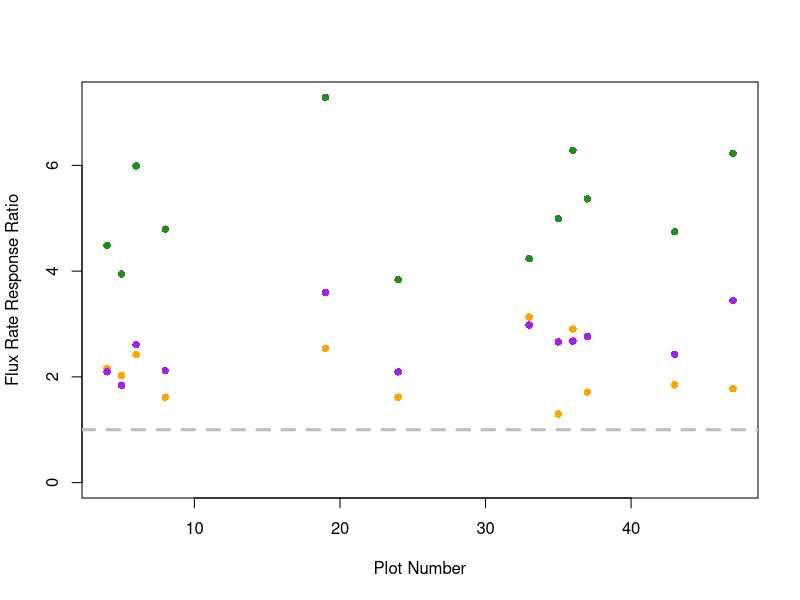
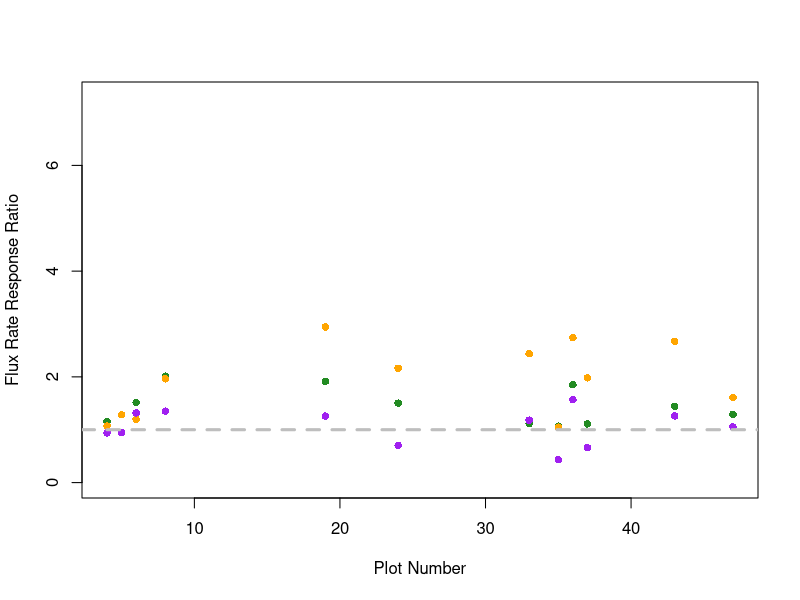
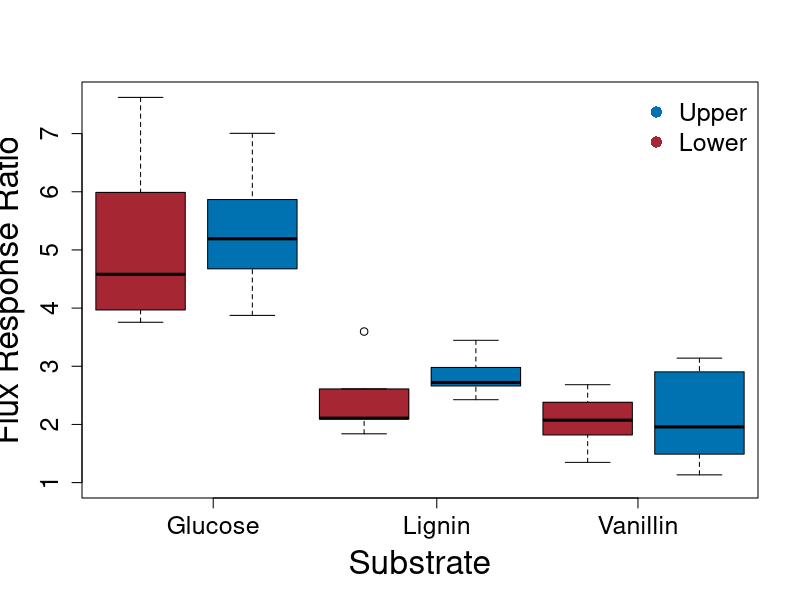
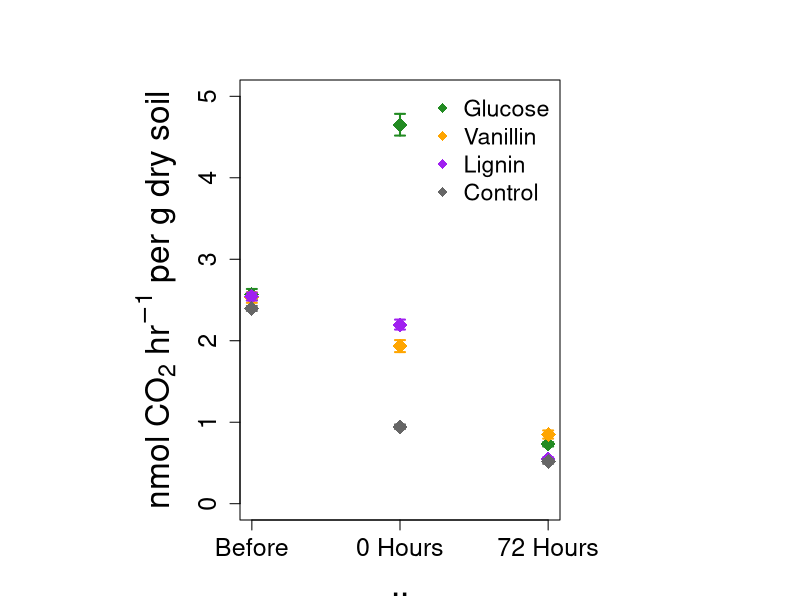
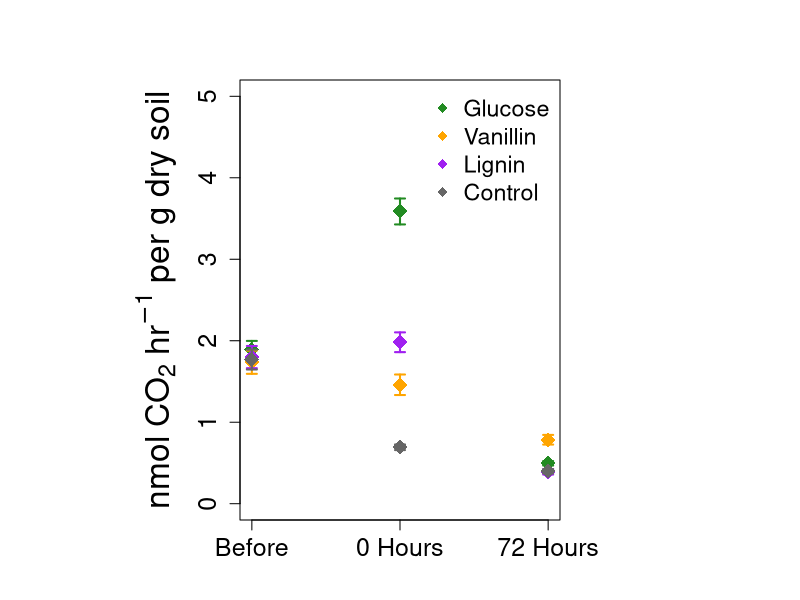

The R source for these figures, in order:

##setting the working directory and loading the data spreadhseet, as well as clling the required packages
setwd("~/Dropbox/Soil Respiration/Substrate Addition Data") #Set network drive, will have to change for your own computer
Flux<-read.csv("2021_11_01_Timesandfluxes.csv", sep=",", header=T) #Name your data file to call it later in the code

head(Flux)
# install.packages("Hmisc")
# install.packages("Matrix")
install.packages("Hmisc")
library(Hmisc)
library(Matrix)



##Combine the separate date and time columns into one which R can easily work with
Flux$Time_1 <- as.POSIXct(paste(Flux$date1, Flux$time1), format="%Y-%m-%d %H:%M")
Flux$Time_2 <- as.POSIXct(paste(Flux$date2, Flux$time2), format="%Y-%m-%d %H:%M")
Flux$Time_3 <- as.POSIXct(paste(Flux$date3, Flux$time3), format="%Y-%m-%d %H:%M")


#Calculate amount of time elapsed during measurements
Flux$TimeInt_0<-as.numeric(as.character(difftime(Flux$Time_1, Flux$Time_1), format="%Y-%m-%d %H:%M")) #Should be a vector full of zeros
Flux$TimeInt_1<-as.numeric(as.character(difftime(Flux$Time_2, Flux$Time_1), format="%Y-%m-%d %H:%M"))
Flux$TimeInt_2<-as.numeric(as.character(difftime(Flux$Time_3, Flux$Time_1), format="%Y-%m-%d %H:%M"))

##Calculate change in C in between measurements
Flux$CInt_0<-(Flux$c1-Flux$c1)
Flux$CInt_1<-(Flux$c2-Flux$c1)
Flux$CInt_2<-(Flux$c3-Flux$c1)


##Assigning a site variable

Flux$Site <-c(rep("Lower", 36), rep("Upper", 36))


##making sub-parts of the larger matrix, first by time relative to addition
BeforeFlux<-subset(Flux, Flux[, "Set"]=="Before")
DuringFlux<-subset(Flux, Flux$Set=="During")
AfterFlux<-subset(Flux, Flux$Set=="After")


###Calculate slope and R2 for all jars - This is calculating the flux rate and a measure of error on that
## for each individual jar used in this experiment.
JarSlope <- numeric(length = length(Flux$CInt_1))
for (i in seq_along(JarSlope)) {
        JarSlope[i] <- coef(lm(unlist(Flux[i,c("CInt_0","CInt_1","CInt_2")])~
                                       unlist(Flux[i,c("TimeInt_0","TimeInt_1","TimeInt_2")]), na.action=na.omit))[2] 
        
}
JarSlope
Flux$JarSlope<-JarSlope

JarR2 <- numeric(length = length(Flux$CInt_1))
for (i in seq_along(JarR2)) {
        JarR2[i] <- summary(lm(unlist(Flux[i,c("CInt_0","CInt_1","CInt_2")])~
                                       unlist(Flux[i,c("TimeInt_0","TimeInt_1","TimeInt_2")]), na.action=na.omit))$r.squared 
        
        
}
JarR2
min(JarR2)
Flux$JarR2<-JarR2

##Find slopes per g of dry soil, and propagate the R2 as error assuming no error on the mass
Flux$Slope_gsoil <- (Flux$JarSlope/Flux$DryMass_g)

Flux$R2_gsoil <- (Flux$JarR2/Flux$DryMass_g) 

##Find slopes in nmol co2 per g of dry soil (per hour)
Flux$molslope <- ((Flux$Slope_gsoil*(4.0874*10^(-4)))*1000)
Flux$R2_mol <- ((Flux$R2_gsoil*(4.0874*10^(-4)))*1000)



##Now find response ratios for the during and after measurements relative to the before measurement for each jar

Flux$Rep <- rep(c(rep(c(1,2),2),1,1),36)

Flux_mean <- aggregate(Flux$molslope, by = data.frame(Flux$Set,Flux$Addition, Flux$Plot), mean, na.rm=T)
head(Flux_mean)
Flux_R2 <- aggregate(Flux$R2_mol, by = data.frame(Flux$Set,Flux$Addition, Flux$Plot), mean, na.rm=T)
head(Flux_R2)
Flux_mean$R2<-Flux_R2$x
Flux_mean$molslope<-Flux_mean$x

Flux_mean_G <- subset(Flux_mean, Flux_mean$Flux.Addition=="G")
Flux_mean_V <- subset(Flux_mean, Flux_mean$Flux.Addition=="V")
Flux_mean_L <- subset(Flux_mean, Flux_mean$Flux.Addition=="L")
Flux_mean_X <- subset(Flux_mean, Flux_mean$Flux.Addition=="X")

Flux_mean_G$SlopeRR <- (Flux_mean_G$molslope/Flux_mean_X$molslope)
Flux_mean_V$SlopeRR <- (Flux_mean_V$molslope/Flux_mean_X$molslope)
Flux_mean_L$SlopeRR <- (Flux_mean_L$molslope/Flux_mean_X$molslope)
Flux_mean_X$SlopeRR <- (Flux_mean_X$molslope/Flux_mean_X$molslope)

##corresponds to supplemental figure X?
plot(Flux_mean_G$Flux.Plot[Flux_mean_G$Flux.Set=="During"], Flux_mean_G$SlopeRR[Flux_mean_G$Flux.Set=="During"], col = "forest green", pch=16,xlab = "Plot Number",ylab = "Flux Rate Response Ratio", ylim=c(0,max(Flux_mean_G$SlopeRR)))
points(Flux_mean_V$Flux.Plot[Flux_mean_V$Flux.Set=="During"], Flux_mean_V$SlopeRR[Flux_mean_V$Flux.Set=="During"], col = "orange", pch=16)
points(Flux_mean_L$Flux.Plot[Flux_mean_L$Flux.Set=="During"], Flux_mean_L$SlopeRR[Flux_mean_L$Flux.Set=="During"], col = "purple", pch=16)
abline(h=1, lty=2, col = "gray", lwd=3)

plot(Flux_mean_G$Flux.Plot[Flux_mean_G$Flux.Set=="After"], Flux_mean_G$SlopeRR[Flux_mean_G$Flux.Set=="After"], col = "forest green", pch=16,xlab = "Plot Number",ylab = "Flux Rate Response Ratio", ylim=c(0,max(Flux_mean_G$SlopeRR)))
points(Flux_mean_V$Flux.Plot[Flux_mean_V$Flux.Set=="After"], Flux_mean_V$SlopeRR[Flux_mean_V$Flux.Set=="After"], col = "orange", pch=16)
points(Flux_mean_L$Flux.Plot[Flux_mean_L$Flux.Set=="After"], Flux_mean_L$SlopeRR[Flux_mean_L$Flux.Set=="After"], col = "purple", pch=16)
abline(h=1, lty=2, col = "gray", lwd=3)



FluxResponseB <- subset(Flux, Flux$Set == "Before")
FluxResponseD <- subset(Flux, Flux$Set == "During")
FluxResponseA <- subset(Flux, Flux$Set == "After")

Fluxduringx <- subset(FluxResponseD, FluxResponseD$Addition=="X")
ControlFlux<-c(rep(Fluxduringx$Slope_gsoil[1],6), rep(Fluxduringx$Slope_gsoil[2],6), rep(Fluxduringx$Slope_gsoil[3],6), rep(Fluxduringx$Slope_gsoil[4],6),
  rep(Fluxduringx$Slope_gsoil[5],6),rep(Fluxduringx$Slope_gsoil[6],6), rep(Fluxduringx$Slope_gsoil[7],6), rep(Fluxduringx$Slope_gsoil[8],6), 
  rep(Fluxduringx$Slope_gsoil[9],6), rep(Fluxduringx$Slope_gsoil[10],6), rep(Fluxduringx$Slope_gsoil[11],6), rep(Fluxduringx$Slope_gsoil[12],6))

FluxResponseB$SlopeRR <- (FluxResponseB$Slope_gsoil/FluxResponseB$Slope_gsoil)

FluxResponseD$SlopeRR <- (FluxResponseD$Slope_gsoil/ControlFlux)

FluxResponseA$SlopeRR <- (FluxResponseA$Slope_gsoil/FluxResponseB$Slope_gsoil)

## This code generates Manuscript Figure 4

boxplot(FluxResponseD$SlopeRR~FluxResponseD$Site*FluxResponseD$Addition, xlim=c(0.7 ,6.3), xaxt="n", xlab="Substrate", ylab="Flux Response Ratio", col=c(rgb(0.65,0.15,0.2), rgb(0,0.447,0.698)), cex.axis=1.5, cex.lab=2)
axis(side=1, at=c(1.65,3.65,5.45), labels=c("Glucose", "Lignin", "Vanillin"), cex.axis=1.5)
legend("topright", c("Upper", "Lower"), col=c(rgb(0, 0.447, 0.698, 1), rgb(0.65, 0.15, 0.2, 1)), pch=16, bty="n", cex=1.5)

##Average duplicates into a new matrix


colnames(Flux)
Flux$Site<-rep((c(rep("Lower", 36), rep("Upper", 36))),3)
Lower = subset(Flux, Flux$Site=="Lower")
Upper = subset(Flux, Flux$Site=="Upper")

pick1<-Lower$Set=="Before"
BeforeLower<-tapply(Lower[pick1,'molslope'], Lower[pick1,"Addition"], mean, na.rm=T)
pick1<-Lower$Set=="During"
DuringLower<-tapply(Lower[pick1,'molslope'], Lower[pick1,"Addition"], mean, na.rm=T)
pick1<-Lower$Set=="After"
AfterLower<-tapply(Lower[pick1,'molslope'], Lower[pick1,"Addition"], mean, na.rm=T)


pick1<-Lower$Set=="Before"
BeforeLower_se<-tapply(Lower[pick1,'molslope'], Lower[pick1,"Addition"], sd, na.rm=T)/sqrt(36)
pick1<-Lower$Set=="During"
DuringLower_se<-tapply(Lower[pick1,'molslope'], Lower[pick1,"Addition"], sd, na.rm=T)/sqrt(36)
pick1<-Lower$Set=="After"
AfterLower_se<-tapply(Lower[pick1,'molslope'], Lower[pick1,"Addition"], sd, na.rm=T)/sqrt(36)

BeforeLower_Upper<-BeforeLower+BeforeLower_se
DuringLower_Upper<-DuringLower+DuringLower_se
AfterLower_Upper<-AfterLower+AfterLower_se

BeforeLower_Lower<-BeforeLower-BeforeLower_se
DuringLower_Lower<-DuringLower-DuringLower_se
AfterLower_Lower<-AfterLower-AfterLower_se

summary<-as.data.frame(rbind(BeforeLower, DuringLower, AfterLower,
      BeforeLower_Upper, DuringLower_Upper, AfterLower_Upper,
      BeforeLower_Lower, DuringLower_Lower, AfterLower_Lower))

summary_means<-summary[1:3,]
summary_UB<-summary[4:6,]
summary_LB<-summary[7:9,]
position=c(1,2,3)

## This code generates two figures - supplementals??

par(mar=c(4,12,4,12))
plot(summary_means$G, ylim=c(0,5), col="forest green", pch=16, xlab = ".." , ylab = expression(paste("", n, "mol ",CO[2]," ",hr^-1," ",per, " ", g, " ", dry, " ", soil, "", sep="")), xaxt="n", cex.axis=1.5, cex.lab=2)
arrows(position, summary_means$G, position, summary_UB$G, angle=90,length=0.05, lwd=2, col="forest green")
arrows(position,summary_means$G, position, summary_LB$G, angle=90,length=0.05, lwd=2, col="forest green")
points(summary_means$G,  col="forest green", pch=18, cex=2)


points(summary_means$V, ylim=c(min(AfterLower_Lower), max(DuringLower_Upper)), col="Orange", pch=16)
arrows(position, summary_means$V, position, summary_UB$V, angle=90,length=0.05, lwd=2, col="orange")
arrows(position,summary_means$V, position, summary_LB$V, angle=90,length=0.05, lwd=2, col="orange")
points(summary_means$V,  col="Orange", pch=18, cex=2)

points(summary_means$L, ylim=c(min(AfterLower_Lower), max(DuringLower_Upper)), col="purple", pch=16)
arrows(position, summary_means$L, position, summary_UB$L, angle=90,length=0.05, lwd=2, col="purple")
arrows(position,summary_means$L, position, summary_LB$L, angle=90,length=0.05, lwd=2, col="purple")
points(summary_means$L,  col="purple", pch=18, cex=2)

points(summary_means$X, ylim=c(min(AfterLower_Lower), max(DuringLower_Upper)), col="gray40", pch=16)
arrows(position, summary_means$X, position, summary_UB$X, angle=90,length=0.05, lwd=2, col="gray40")
arrows(position,summary_means$X, position, summary_LB$X, angle=90,length=0.05, lwd=2, col="gray40")
points(summary_means$X,  col="Gray40", pch=18, cex=2)

legend("topright", c("Glucose", "Vanillin", "Lignin", "Control"), col=c("forest green", "Orange", "purple", "gray40"), pch=18, bty="n", cex=1.4)
axis(1, c("Before", "0 Hours", "72 Hours"), at=c(1,2,3), cex.axis=1.5)

pick1<-Upper$Set=="Before"
BeforeUpper<-tapply(Upper[pick1,'molslope'], Upper[pick1,"Addition"], mean, na.rm=T)
pick1<-Upper$Set=="During"
DuringUpper<-tapply(Upper[pick1,'molslope'], Upper[pick1,"Addition"], mean, na.rm=T)
pick1<-Upper$Set=="After"
AfterUpper<-tapply(Upper[pick1,'molslope'], Upper[pick1,"Addition"], mean, na.rm=T)


pick1<-Upper$Set=="Before"
BeforeUpper_se<-tapply(Upper[pick1,'molslope'], Upper[pick1,"Addition"], sd, na.rm=T)/sqrt(36)
pick1<-Upper$Set=="During"
DuringUpper_se<-tapply(Upper[pick1,'molslope'], Upper[pick1,"Addition"], sd, na.rm=T)/sqrt(36)
pick1<-Upper$Set=="After"
AfterUpper_se<-tapply(Upper[pick1,'molslope'], Upper[pick1,"Addition"], sd, na.rm=T)/sqrt(36)

BeforeUpper_Upper<-BeforeUpper+BeforeUpper_se
DuringUpper_Upper<-DuringUpper+DuringUpper_se
AfterUpper_Upper<-AfterUpper+AfterUpper_se

BeforeUpper_Lower<-BeforeUpper-BeforeUpper_se
DuringUpper_Lower<-DuringUpper-DuringUpper_se
AfterUpper_Lower<-AfterUpper-AfterUpper_se

summary<-as.data.frame(rbind(BeforeUpper, DuringUpper, AfterUpper,
                             BeforeUpper_Upper, DuringUpper_Upper, AfterUpper_Upper,
                             BeforeUpper_Lower, DuringUpper_Lower, AfterUpper_Lower))

summary_means<-summary[1:3,]
summary_UB<-summary[4:6,]
summary_LB<-summary[7:9,]
position=c(1,2,3)


par(mar=c(4,12,4,12))
plot(summary_means$G, ylim=c(0,5), col="forest green", pch=16, xaxt="n", xlab="", ylab = expression(paste("", n, "mol ",CO[2]," ",hr^-1," ",per, " ", g, " ", dry, " ", soil, "", sep="")), cex.axis=1.5, cex.lab=2)
arrows(position, summary_means$G, position, summary_UB$G, angle=90,length=0.05, lwd=2, col="forest green")
arrows(position,summary_means$G, position, summary_LB$G, angle=90,length=0.05, lwd=2, col="forest green")
points(summary_means$G,  col="forest green", pch=18, cex=2)
axis(1, c("Before", "0 Hours", "72 Hours"), at=c(1,2,3), cex.axis=1.5)
legend("topright", c("Glucose", "Vanillin", "Lignin", "Control"), col=c("forest green", "Orange", "purple", "Gray40"), pch=18, bty="n", cex=1.4)

points(summary_means$V, ylim=c(min(AfterUpper_Lower), max(DuringUpper_Upper)), col="Orange", pch=16)
arrows(position, summary_means$V, position, summary_UB$V, angle=90,length=0.05, lwd=2, col="orange")
arrows(position,summary_means$V, position, summary_LB$V, angle=90,length=0.05, lwd=2, col="orange")
points(summary_means$V,  col="Orange", pch=18, cex=2)

points(summary_means$L, ylim=c(min(AfterUpper_Lower), max(DuringUpper_Upper)), col="purple", pch=16)
arrows(position, summary_means$L, position, summary_UB$L, angle=90,length=0.05, lwd=2, col="purple")
arrows(position,summary_means$L, position, summary_LB$L, angle=90,length=0.05, lwd=2, col="purple")
points(summary_means$L,  col="purple", pch=18, cex=2)

points(summary_means$X, ylim=c(min(AfterUpper_Lower), max(DuringUpper_Upper)), col="Gray40", pch=16)
arrows(position, summary_means$X, position, summary_UB$X, angle=90,length=0.05, lwd=2, col="gray40")
arrows(position,summary_means$X, position, summary_LB$X, angle=90,length=0.05, lwd=2, col="gray40")
points(summary_means$X,  col="Gray40", pch=18, cex=2)


###########################################################################
##making sub-parts of the big matrix, first by time relative to addition, then by type of addition 
BeforeFlux<-subset(Flux, Flux[, "Set"]=="Before")
DuringFlux<-subset(Flux, Flux$Set=="During")
AfterFlux<-subset(Flux, Flux$Set=="After")


##Now testing different model structures to best describe the data
## we have variables time, addition/substrate, and site
#model1(b)(d)(a) is separating by time and then doing F~s*a
##This info goes to make manuscript Table 3

modelcrazy <- lm(Slope_gsoil~Site*Addition*Set, data=Flux)
anova(modelcrazy)
summary(modelcrazy)

model1b <- lm(Slope_gsoil~Site*Addition, data=BeforeFlux)
anova(model1b)
summary(model1b)
model1d <- lm(Slope_gsoil~Site*Addition, data=DuringFlux)
anova(model1d)
summary(model1d)

model1a <- lm(Slope_gsoil~Site*Addition, data=AfterFlux)
summary(model1a)
anova(model1a)
